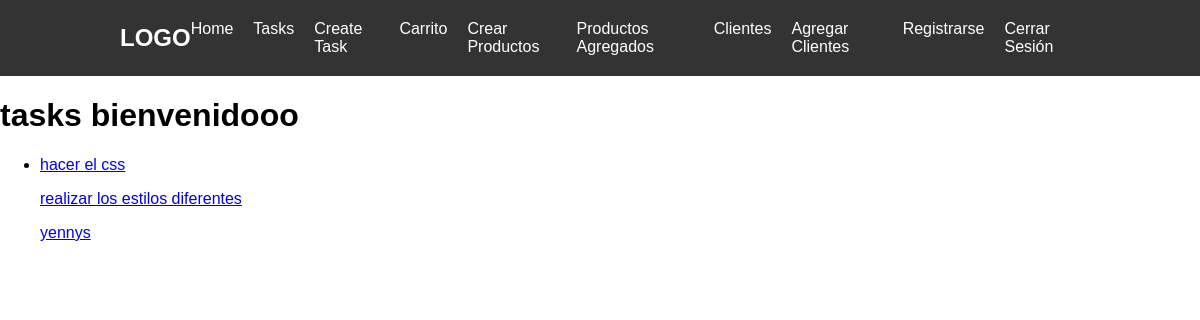
Screenshot of /tasks/ (signed in) with the database file from the repository.
### tasks/models.py (models this page shows, shortened)
class task (models.Model):
    title = models.CharField(max_length=100)
    description = models.TextField(blank=True)
    created = models.DateTimeField(auto_now_add=True)
    datecompleted = models.DateTimeField(null=True , blank=True)
    important = models.BooleanField(default=False)
    user = models.ForeignKey(User, on_delete=models.CASCADE)

### tasks/views.py (the view)
# urls.py: path('tasks/', views.tasks,name='tasks' ),
@login_required
def tasks(request):
    tasks = task.objects.filter(user=request.user, datecompleted__isnull=True)
    return render(request, 'tasks.html', {"tasks": tasks})

### tasks/templates/tasks.html
{% extends 'base.html' %}
{% block content %}
<h1> tasks bienvenidooo</h1>
<ul>
    {% for task in tasks %}
    <li>
        <a href="{% url 'task_detail' task.id %}">
            {% if task.important %}
            <strong> {{task.title}} </strong>
            {% else %}
            {{task.title}}
            {% endif %}
            <p> {{task.description}}</p>
            <p> {{task.user.username}}</p>
        </a>
    </li>
    {% endfor %}
</ul>
{% endblock %}

### rows the page displays
task: title "hacer el css", description "realizar los estilos diferentes", user.username "yennys"
